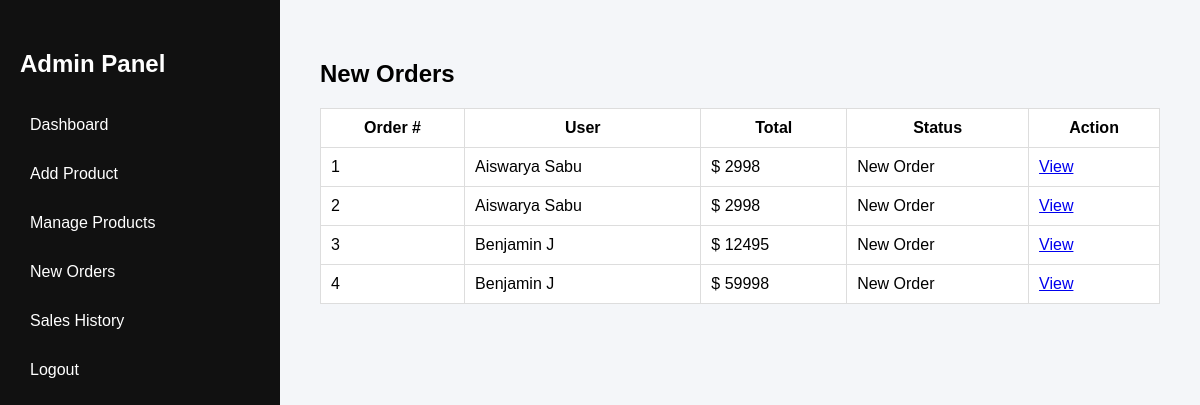
The app's page /inv/ with its own data.
### myapp/models.py (models this page shows)
class onlinemaster(models.Model):
    salesno = models.IntegerField()
    salesdate = models.DateField(default=date.today)
    userid = models.IntegerField()
    uname = models.CharField(max_length=30)
    shipment= models.CharField(max_length=300)
    phone = models.CharField(max_length=10)
    cardno = models.CharField(max_length=40)
    total = models.IntegerField()
    status = models.CharField(max_length=30, default='New Order')

### myapp/views.py (the view)
# urls.py: path('inv/', views.adminviewsales),
def adminviewsales(request):
    mrec= onlinemaster.objects.filter(status='New Order')
    return render(request, "admininvoice.html", {"mrec": mrec})

### myapp/templates/admininvoice.html (shortened to what this page needs)
﻿<!DOCTYPE html>
<html>
<head>
</head>
<body>
<div class="sidebar">
<h2>Admin Panel</h2>
<a href="/sap/">Dashboard</a>
<a href="/adp/">Add Product</a>
<a href="/ap/">Manage Products</a>
<a href="/inv/">New Orders</a>
<a href="/adms/">Sales History</a>
<a href="/logout/">Logout</a>
</div>
<div class="main">
<h2>New Orders</h2>
<table>
<tr>
<th>Order #</th>
<th>User</th>
<th>Total</th>
<th>Status</th>
<th>Action</th>
</tr>
{% for o in mrec %}
<tr>
<td>{{ o.salesno }}</td>
<td>{{ o.uname }}</td>
<td>$ {{ o.total }}</td>
<td>{{ o.status }}</td>
<td>
<a href="/ams/{{ o.salesno }}/">View</a>
</td>
</tr>
{% endfor %}
</table>
</div>
</body>
</html>

### myapp/templates/admininvoice.html (style rules this page uses)
body { margin:0; font-family:Arial; display:flex; background:#f4f6f9; }
.sidebar { width:240px; background:#111; color:white; height:100vh; padding:30px 20px; }
.sidebar h2 { margin-bottom:30px; }
.sidebar a { display:block; color:white; text-decoration:none; margin-bottom:15px; padding:8px 10px; border-radius:6px; }
.main { flex:1; padding:40px; }
table { width:100%; background:white; border-collapse:collapse; }
th, td { padding:10px; border:1px solid #ddd; }

### records on screen
onlinemaster: salesno "1", uname "Aiswarya Sabu", total "2998", status "New Order"
onlinemaster: salesno "2", uname "Aiswarya Sabu", total "2998", status "New Order"
onlinemaster: salesno "3", uname "Benjamin J", total "12495", status "New Order"
onlinemaster: salesno "4", uname "Benjamin J", total "59998", status "New Order"
